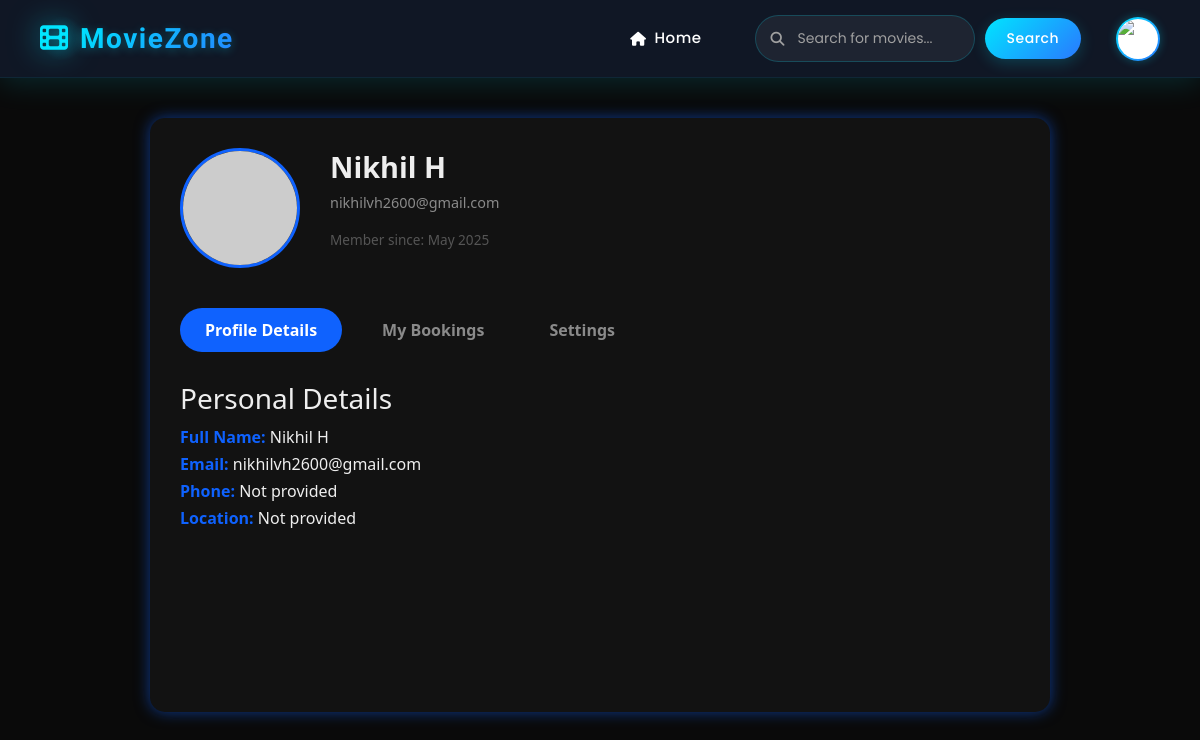
The app's page /profile/ (signed in) with its own data.
### accounts/models.py (models this page shows)
class User(AbstractUser):
    phone = models.IntegerField(unique=True, null=True, blank=True)
    is_theater_manager = models.BooleanField(default=False, null=True,blank=True)
    is_approved = models.BooleanField(default=False)
    otp = models.IntegerField(blank=True, null=True)
    otp_verified = models.BooleanField(default=False)

### dashboard/views.py (the view, shortened to what this page needs)
# urls.py: path('profile/',views.profile_view,name='profile'),
@login_required
def profile_view(request):
    bookings = Booking.objects.filter(user=request.user).select_related('showtime__movie', 'showtime__theater')
    booking_data = []
    for booking in bookings:
        seats = BookingSeats.objects.filter(booking=booking).select_related('seat')
        seat_labels = [seat.seat.label for seat in seats if seat.seat]
        booking_data.append({
            'movie_title': booking.showtime.movie.title,
            'theater_name': booking.showtime.theater.name,
            'show_time': booking.showtime.show_time,
            'seats': seat_labels,
            'status': booking.booking_status,
            'id': booking.id,
        })
    return render(request, 'dashboard/profile.html', {'user': request.user, 'booking_data': booking_data})

### theater/models.py (called while the page is built)
    def label(self):
        return f"{self.row_label}{self.seat_number}"

    def __str__(self):
        return self.label()

### templates/dashboard/profile.html (shortened to what this page needs)
{% extends 'base.html' %}
{% load static %}
{% block content %}
<div class="profile-page-container fade-in">
  <link rel="stylesheet" href="{% static 'css/profile.css' %}">
  <div class="profile-header-section">
    <div class="profile-avatar">
      <img src="{{ user.profile.avatar_url|default:'https://i.pravatar.cc/150?img=3' }}" alt="Profile Picture">
    </div>
    <div class="profile-user-info">
      <h2>{{ user.first_name }} {{ user.last_name }}</h2>
      <p class="email">{{ user.email }}</p>
      <p class="member-since">Member since: {{ user.date_joined|date:"F Y" }}</p>
    </div>
  </div>
  <div class="profile-nav">
    <button class="profile-tab active" data-tab="details">Profile Details</button>
    <button class="profile-tab" data-tab="bookings">My Bookings</button>
    <button class="profile-tab" data-tab="settings">Settings</button>
  </div>
  <div class="profile-content">
    <section class="tab-content active" id="details">
      <h3>Personal Details</h3>
      <ul class="details-list" id="live-details">
        <li><strong>Full Name:</strong> {{ user.first_name }} {{ user.last_name }}</li>
        <li><strong>Email:</strong> {{ user.email }}</li>
        <li><strong>Phone:</strong> {{ user.profile.phone_number|default:"Not provided" }}</li>
        <li><strong>Location:</strong> {{ user.profile.location|default:"Not provided" }}</li>
      </ul>
    </section>
  </div>
</div>
{% endblock %}

### static/css/base.css (style rules this page uses)
:root { --primary: #0a0a0a; --secondary: #111927; --accent-color: #00e5ff; --accent-gradient: linear-gradient(135deg, #00e5ff, #2979ff); --text-light: #fff; --text-dim: #a0a0a0; --glow: 0 0 15px rgba(0, 229, 255, 0.6); }
body { margin: 0; font-family: 'Poppins', sans-serif; background-color: var(--primary); color: var(--text-light); }

### static/css/profile.css (style rules this page uses)
.profile-page-container { max-width: 900px; margin: 40px auto; background: #121212; color: #eee; padding: 30px; border-radius: 15px; box-shadow: 0 0 15px #0f62fe88; font-family: 'Segoe UI', Tahoma, Geneva, Verdana, sans-serif; }
.profile-header-section { display: flex; align-items: center; gap: 30px; margin-bottom: 40px; }
.profile-avatar img { width: 120px; height: 120px; border-radius: 50%; border: 3px solid #0f62fe; object-fit: cover; }
.profile-user-info h2 { margin: 0 0 8px; font-weight: 700; font-size: 1.8rem; }
.email { color: #8a8a8a; font-size: 0.9rem; }
.member-since { font-size: 0.85rem; color: #555; }
.profile-nav { display: flex; gap: 15px; margin-bottom: 30px; }
.profile-tab { background: transparent; border: none; color: #8a8a8a; font-weight: 600; padding: 10px 25px; cursor: pointer; border-radius: 30px; transition: background 0.3s, color 0.3s; }
.profile-tab.active, .profile-tab:hover { background: #0f62fe; color: white; }
.profile-content { min-height: 300px; }
.tab-content { display: none; animation: fadeIn 0.3s ease forwards; }
.tab-content.active { display: block; }
.details-list { list-style: none; padding: 0; line-height: 1.7; }
.details-list li strong { color: #0f62fe; }

### records on screen
User: first_name "Nikhil", last_name "H", email "nikhilvh2600@gmail.com", date_joined "May 2025"

### other values on screen
{{ user.profile.phone_number|default:"Not provided" }} "Not provided"
{{ user.profile.location|default:"Not provided" }} "Not provided"
